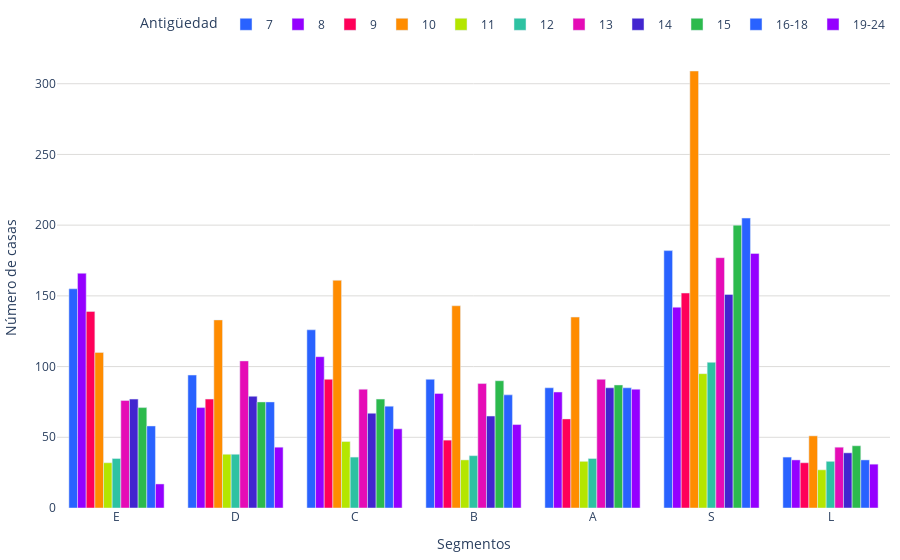

Notebook cell for this chart:
### Code cell
import os
import pandas as pd
import plotly.graph_objects as go
import plotly.io as pio

colores = ['#2962ff', '#9500ff', '#ff0059', '#ff8c00', '#b4e600', '#2EC2A2','#E50CB6','#4225CF','#2CBA4D']
orden_personalizado = ['7', '8', '9', '10', '11', '12', '13','14','15','16-18','19-24',]#'>24']
orden_segmentos=["E", "D", "C", "B","A", "S", "L", ]

def sumar_tablas(dataframes_list):
    tabla_suma = None
    for df in dataframes_list:
        #df['segmento'] = df['categoria'].str[0]
        df['segmento'] = pd.Categorical(df['segmento'], categories=orden_segmentos, ordered=True)
        df.loc[:, 'segmento'] = df['categoria'].str[0]
        tabla_actual = df.groupby(['segmento', 'antiguedad_categoria'],observed=False).size().unstack(fill_value=0)
        
        if tabla_suma is None:
            tabla_suma = tabla_actual
        else:
            tabla_suma = tabla_suma.add(tabla_actual, fill_value=0)
    
    tabla_suma = tabla_suma[orden_personalizado]
    
    print("Tabla general de frecuencia:")
    print(tabla_suma)
    
    fig = graficar_tabla(tabla_suma)
    
    # Para guardar la gráfica como archivo HTML
    guardar_grafico_como_html(fig, 'g_bar_tiempoventa', carpeta='assets/graficas')
    
    return fig

def graficar_tabla(tabla):
    segmentos = tabla.index  
    tiempo = tabla.columns
    
    fig = go.Figure()
        
    for i, tiempo_categoria in enumerate(tiempo):
        color = colores[i % len(colores)]
        fig.add_trace(go.Bar(
            x=segmentos,
            y=tabla[tiempo_categoria],
            name=tiempo_categoria,
            marker_color=color
        ))
    
    fig.update_layout(
        #title="Meses de antigüedad",
        yaxis=dict(
            title="Número de casas",
            gridcolor='#dddcda',
        ),
        xaxis=dict(title="Segmentos"),
        legend_title="Antigüedad",
        margin=dict(l=10, r=10, t=10, b=10),  # Ajusta los márgenes (left, right, top, bottom)
        barmode='group',
        legend=dict(
            orientation='h',
            yanchor='bottom',
            y=1.02,
            xanchor='right',
            x=1
        ),
        plot_bgcolor='rgba(0,0,0,0)',
    )
    
    fig.show()
    return fig

def guardar_grafico_como_html(fig, nombre_archivo, carpeta='assets/graficas'):
    if not os.path.exists(carpeta):
        os.makedirs(carpeta)

    # Configuración personalizada para la gráfica
    config = {
        'displaylogo': False,  # Ocultar el logo de Plotly
        'modeBarButtonsToRemove': [
            'toImage',       # Botón para guardar como imagen
            'select2d',      # Box select
            'lasso2d',       # Lasso select
            'resetScale2d',  # Reset Axes
        ]
    }

    # Guardar la gráfica como archivo HTML
    pio.write_html(fig, f'{carpeta}/{nombre_archivo}.html', config=config)


# Supongamos que tienes una lista de DataFrames llamada dataframes_list
fig = sumar_tablas(dataframes_list)

### Figure 1 — Plotly figure (JSON) as saved in the notebook; plotly's stock layout.template omitted (floating-point values rounded to 4 significant figures)
{"data": [{"marker": {"color": "#2962ff"}, "name": "7", "type": "bar", "x": ["E", "D", "C", "B", "A", "S", "L"], "y": [155, 94, 126, 91, 85, 182, 36]}, {"marker": {"color": "#9500ff"}, "name": "8", "type": "bar", "x": ["E", "D", "C", "B", "A", "S", "L"], "y": [166, 71, 107, 81, 82, 142, 34]}, {"marker": {"color": "#ff0059"}, "name": "9", "type": "bar", "x": ["E", "D", "C", "B", "A", "S", "L"], "y": [139, 77, 91, 48, 63, 152, 32]}, {"marker": {"color": "#ff8c00"}, "name": "10", "type": "bar", "x": ["E", "D", "C", "B", "A", "S", "L"], "y": [110, 133, 161, 143, 135, 309, 51]}, {"marker": {"color": "#b4e600"}, "name": "11", "type": "bar", "x": ["E", "D", "C", "B", "A", "S", "L"], "y": [32, 38, 47, 34, 33, 95, 27]}, {"marker": {"color": "#2EC2A2"}, "name": "12", "type": "bar", "x": ["E", "D", "C", "B", "A", "S", "L"], "y": [35, 38, 36, 37, 35, 103, 33]}, {"marker": {"color": "#E50CB6"}, "name": "13", "type": "bar", "x": ["E", "D", "C", "B", "A", "S", "L"], "y": [76, 104, 84, 88, 91, 177, 43]}, {"marker": {"color": "#4225CF"}, "name": "14", "type": "bar", "x": ["E", "D", "C", "B", "A", "S", "L"], "y": [77, 79, 67, 65, 85, 151, 39]}, {"marker": {"color": "#2CBA4D"}, "name": "15", "type": "bar", "x": ["E", "D", "C", "B", "A", "S", "L"], "y": [71, 75, 77, 90, 87, 200, 44]}, {"marker": {"color": "#2962ff"}, "name": "16-18", "type": "bar", "x": ["E", "D", "C", "B", "A", "S", "L"], "y": [58, 75, 72, 80, 85, 205, 34]}, {"marker": {"color": "#9500ff"}, "name": "19-24", "type": "bar", "x": ["E", "D", "C", "B", "A", "S", "L"], "y": [17, 43, 56, 59, 84, 180, 31]}], "layout": {"barmode": "group", "legend": {"orientation": "h", "title": {"text": "Antigüedad"}, "x": 1, "xanchor": "right", "y": 1.02, "yanchor": "bottom"}, "margin": {"b": 10, "l": 10, "r": 10, "t": 10}, "plot_bgcolor": "rgba(0,0,0,0)", "xaxis": {"title": {"text": "Segmentos"}}, "yaxis": {"gridcolor": "#dddcda", "title": {"text": "Número de casas"}}}}
